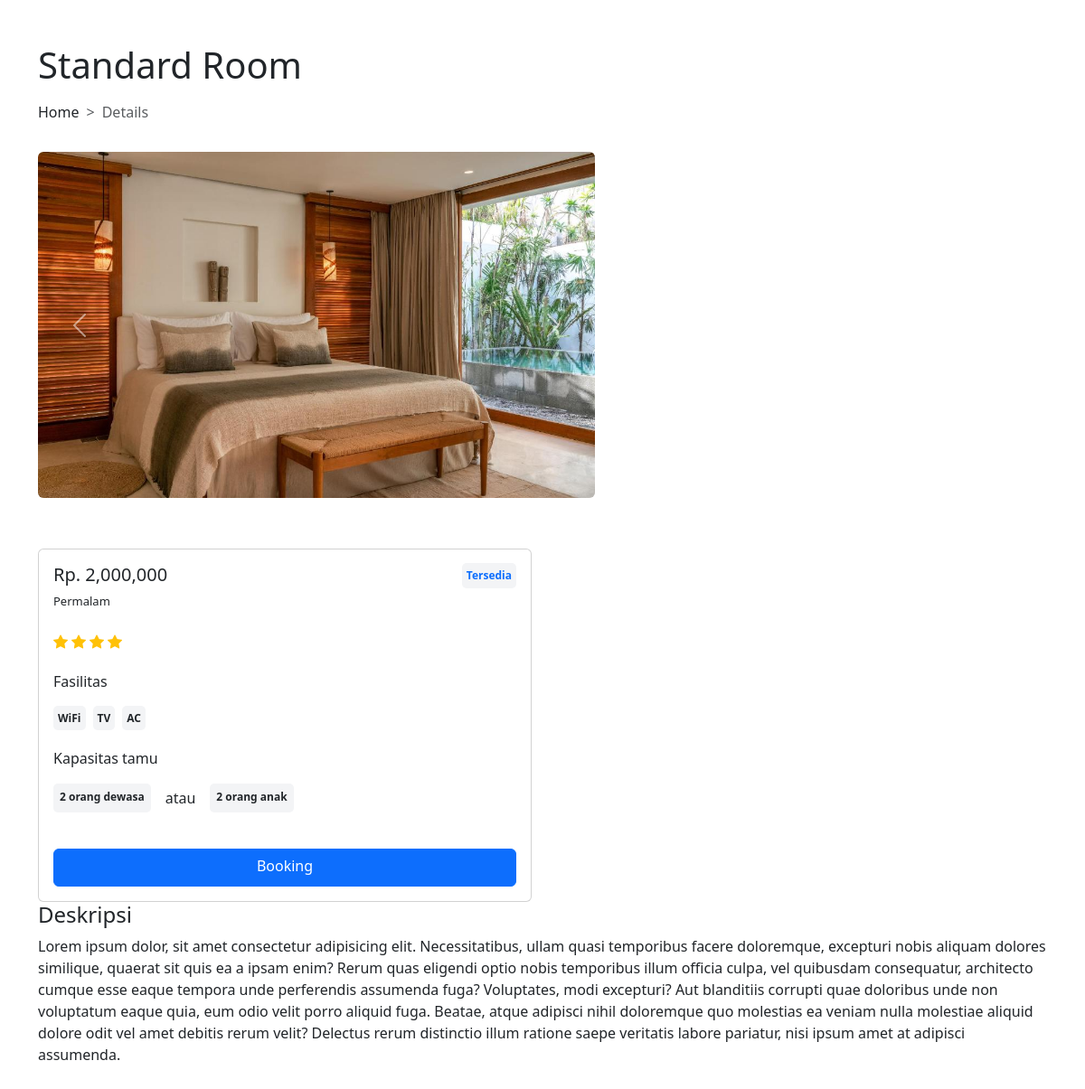
/room_details.php?no_kamar=1&type_kamar=Standard (signed in), run on the app's committed database.
### tables this page shows
CREATE TABLE `kamar` (
  `no_kamar` int(11) NOT NULL,
  `ketersediaan` enum('Tersedia','Tidak tersedia') NOT NULL,
  `foto_kamar` varchar(255) NOT NULL,
  `type_kamar` enum('Standard','Executive','Suite','View','Family','Thematic') NOT NULL,
  `fasilitas_kamar` varchar(255) NOT NULL
);

CREATE TABLE `type_kamar` (
  `type_kamar` enum('Standard','Executive','Suite','View','Family','Thematic') NOT NULL,
  `harga_kamar` bigint(50) NOT NULL,
  `kapasitas_pengunjung` int(11) NOT NULL,
  `unit_tersedia` int(11) NOT NULL,
  `rating` int(11) NOT NULL
);

### room_details.php (the view, shortened to what this page needs)
<?php
require_once 'connection/conn.php';
?>
<!DOCTYPE html>
<html lang="en">
<head>
    <link href="https://cdn.jsdelivr.net/npm/bootstrap@5.3.2/dist/css/bootstrap.min.css" rel="stylesheet">
    <link rel="stylesheet" href="https://cdn.jsdelivr.net/npm/bootstrap-icons@1.11.2/font/bootstrap-icons.min.css">
</head>
<body>
    <?php
    $no_kamar = $_GET['no_kamar'] ?? null;
    if ($no_kamar) {
        $query = "SELECT k.*, t.harga_kamar, t.kapasitas_pengunjung, t.rating FROM kamar k
              INNER JOIN type_kamar t ON k.type_kamar = t.type_kamar
              WHERE k.no_kamar = '$no_kamar'";
        $result = mysqli_query($con, $query);
        if (mysqli_num_rows($result) > 0) {
            $row = mysqli_fetch_assoc($result);
            echo '<div class="container">';
            echo '<h1>' . $row['type_kamar'] . ' Room</h1>';
        }
    }
    ?>
    <nav style="--bs-breadcrumb-divider: '>';" aria-label="breadcrumb">
        <ol class="breadcrumb mt-3 mb-4">
            <li class="breadcrumb-item"><a href="welcome.php" class="text-decoration-none text-dark">Home</a></li>
            <li class="breadcrumb-item active" aria-current="page">Details</li>
        </ol>
    </nav>
    <div class="row">
        <div id="carouselExample" class="col-md-6">
            <div class="carousel slide">
                <div class="carousel-inner">
                    <div class="carousel-item active">
                        <?php echo '<img src="' . $row['foto_kamar'] . '" alt="foto kamar" height="383,8" class="d-block w-100 rounded"/>'; ?>
                    </div>
                </div>
                <button class="carousel-control-prev" type="button" data-bs-target="#carouselExample" data-bs-slide="prev">
                    <span class="carousel-control-prev-icon" aria-hidden="true"></span>
                </button>
                <button class="carousel-control-next" type="button" data-bs-target="#carouselExample" data-bs-slide="next">
                    <span class="carousel-control-next-icon" aria-hidden="true"></span>
                </button>
            </div>
        </div>
        <div class="col-md-6">
            <div class="card mt-2">
                <div class="card-body">
                    <?php
                    $statusLabel = '';
                    if ($row["ketersediaan"] === "Tersedia") {
                        $statusLabel = '<b class="text-primary" style="margin-top: -3rem; background-color: #f3f4f6; font-size: 12px; padding: 5px 5px 5px 5px; border-radius: 5px;">Tersedia</b>';
                    } elseif ($row['ketersediaan'] === "Tidak tersedia") {
                        $statusLabel = '<b class="text-danger" style="margin-top: -3rem; background-color: #f3f4f6; font-size: 12px; padding: 5px 5px 5px 5px; border-radius: 5px;">Tidak tersedia</b>';
                    }
                    ?>
                    <div class="d-flex justify-content-between align-items-center">
                        <h5 class="card-title">Rp. <?php echo number_format($row['harga_kamar']); ?><p style="margin-top: 10px; font-size: 13px;">Permalam</p>
                        </h5>
                        <?php echo $statusLabel; ?>
                    </div>
                    <?php
                    for ($i = 0; $i < $row['rating']; $i++) {
                        echo '<i class="bi bi-star-fill text-warning me-1"></i>';
                    }
                    ?>
                    <p style="margin-bottom: 15px; margin-top: 20px;">Fasilitas</p>
                    <?php $fasilitas = explode(',', $row['fasilitas_kamar']);
                    foreach ($fasilitas as $fasilitas_item) {
                        echo '<b class="me-2" style="background-color: #f3f4f6; font-size: 12px; padding: 5px 5px 5px 5px; border-radius: 5px;">' . $fasilitas_item . '</b>';
                    }
                    ?>
                    <p style="margin-top: 1.4rem;">Kapasitas tamu</p>
                    <div class="d-flex">
                        <?php echo '<b class="me-2" style="background-color: #f3f4f6; font-size: 12px; padding: 6px 7px 5px 7px; border-radius: 5px;">' . $row['kapasitas_pengunjung'] . ' orang dewasa</b>'; ?>
                        <p class="mx-2 my-1">atau</p>
                        <?php echo '<b class="ms-2" style="background-color: #f3f4f6; font-size: 12px; padding: 6px 7px 5px 7px; border-radius: 5px;">' . $row['kapasitas_pengunjung'] . ' orang anak</b>'; ?>
                    </div><br>
                    <?php
                    $statusLabel = '';
                    if ($row["ketersediaan"] === "Tersedia") {
                        $statusLabel = '<a href="checkout.php?no_kamar=' . $row['no_kamar'] . '&type_kamar=' . $row['type_kamar'] . '" class="btn btn-primary w-100 mt-3" style="padding-bottom: 10px;">Booking</a>';
                    } elseif ($row['ketersediaan'] === "Tidak tersedia") {
                        $statusLabel = '<a href="checkout.php?no_kamar=' . $row['no_kamar'] . '&type_kamar=' . $row['type_kamar'] . '" class="btn btn-danger w-100 mt-3 disabled" style="padding-bottom: 10px;">Tidak tersedia</a>';
                    }
                    ?>
                    <?php echo $statusLabel; ?>
                </div>
            </div>
        </div>
    </div>
    <h4>Deskripsi</h4>
    <p class="mb-5">Lorem ipsum dolor, sit amet consectetur adipisicing elit. Necessitatibus, ullam quasi temporibus facere doloremque, excepturi nobis aliquam dolores similique, quaerat sit quis ea a ipsam enim? Rerum quas eligendi optio nobis temporibus illum officia culpa, vel quibusdam consequatur, architecto cumque esse eaque tempora unde perferendis assumenda fuga? Voluptates, modi excepturi? Aut blanditiis corrupti quae doloribus unde non voluptatum eaque quia, eum odio velit porro aliquid fuga. Beatae, atque adipisci nihil doloremque quo molestias ea veniam nulla molestiae aliquid dolore odit vel amet debitis rerum velit? Delectus rerum distinctio illum ratione saepe veritatis labore pariatur, nisi ipsum amet at adipisci assumenda.</p>
    </div>
</body>
</html>

### room_details.php (style rules this page uses)
#carouselExample { width: 640px; margin: 0.5rem 0rem 3rem 0rem; }
.container h1 { margin: 3rem 0rem 0rem 0rem; }
nav { margin: 0rem 0rem 0rem 0rem; }

### data on the page
kamar: type_kamar "Standard", foto_kamar (picture), type_kamar.harga_kamar "2,000,000", fasilitas_kamar "WiFi", fasilitas_kamar "TV", fasilitas_kamar "AC", type_kamar.kapasitas_pengunjung "2"
